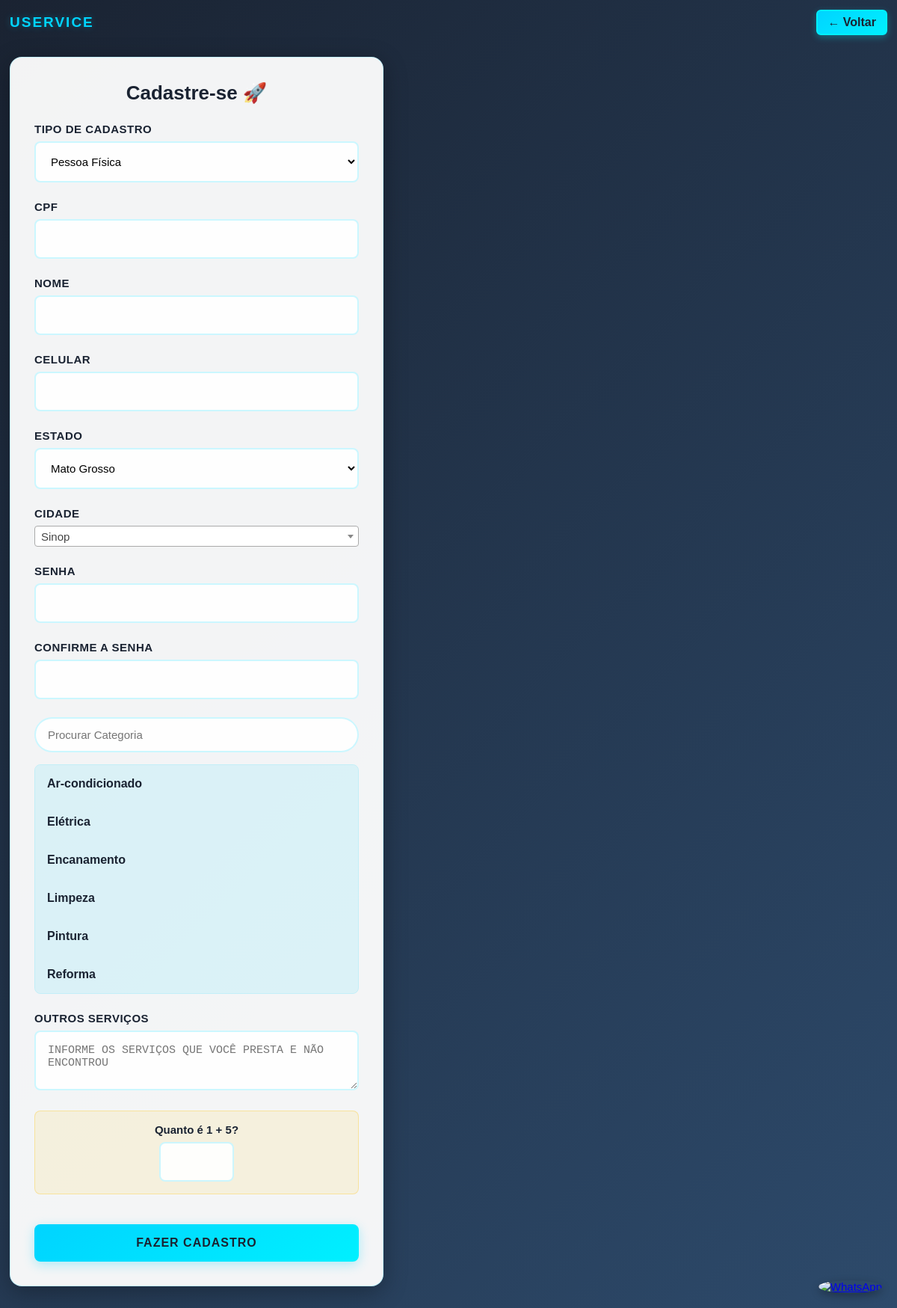
The page /cadastro.php on the database its author committed.
### tables this page shows
CREATE TABLE `grupos` (
  `codigo` int(11) NOT NULL AUTO_INCREMENT,
  `titulo` varchar(150) NOT NULL,
  PRIMARY KEY (`codigo`)
);

### cadastro.php (the view, shortened to what this page needs)
<!DOCTYPE html>
<html lang="pt-BR">
<head>
    <link rel="stylesheet" href="global-font-size.css">
    <link href="https://cdn.jsdelivr.net/npm/select2@4.1.0-rc.0/dist/css/select2.min.css" rel="stylesheet" />
</head>
<body>
            <div class="header">
        <div class="logo">USERVICE</div>
        <button class="back-btn" onclick="window.history.back()">← Voltar</button>
    </div>
    <div class="register-card">
        <h2 class="page-title">Cadastre-se 🚀</h2>
        <form id="formAuthentication" action="salvarCadastro.php" method="POST">
            <div class="form-group">
                <label for="perfil" class="form-label">Tipo de Cadastro</label>
                <select name="perfil" id="teste" class="form-select" required>
                    <option value="F">Pessoa Física</option>
                </select>
            </div>
            <div class="form-group cpff">
                <label for="cpf" class="form-label">CPF</label>
                <input
                    type="text"
                    class="form-input cpf"
                    id="cpf"
                    name="cpf"
                    onblur="validarDados('cpf', document.getElementById('cpf').value);"
                    autofocus
                />
            </div>
            <div class="form-group">
                <label for="nome" class="form-label">Nome</label>
                <input
                    type="text"
                    class="form-input"
                    name="nome"
                    required
                />
            </div>
            <div class="form-group">
                <label for="telefone" class="form-label">Celular</label>
                <input
                    type="text"
                    id="telefone"
                    class="form-input celular"
                    name="celular"
                    required
                />
            </div>
            <div class="form-group">
                <label for="estado" class="form-label">Estado</label>
                <select name="estado" id="estado" class="form-select" required>
                    <option value="MT">Mato Grosso</option>
                </select>
            </div>
            <div class="form-group">
                <label for="cidade" class="form-label">Cidade</label>
            </div>
            <div class="form-group">
                <label for="pass" class="form-label">Senha</label>
                <input id="pass"
                       type="password"
                       name="pass"
                       minlength="3"
                       class="form-input"
                       required>
            </div>
            <div class="form-group">
                <label for="confirm_pass" class="form-label">Confirme a senha</label>
                <input id="confirm_pass"
                       class="form-input"
                       type="password"
                       minlength="3"
                       name="confirm_pass"
                       required
                       onkeyup="validate_password()">
            </div>
            <div class="categories-section">
                <div class="search-container">
                    <input type="search" id="accordion_search_bar" class="search-input" placeholder="Procurar Categoria" />
                </div>
                <div class="accordion" id="accordion">
                    <?php
                    $sql = "SELECT * from grupos ORDER BY titulo asc";
                    $res = mysqli_query( $con, $sql );
                    while ( $row = mysqli_fetch_assoc( $res ) ) { ?>
                        <div class="accordion-item" id="collapse<?php echo $row['codigo']; ?>_container">
                            <div class="accordion-header" onclick="toggleAccordion('collapse<?php echo $row['codigo']; ?>')">
                                <?php echo $row['titulo']; ?>
                            </div>
                        </div>
                    <?php } ?>
                </div>
            </div>
            <div class="form-group">
                <label for="serviconao" class="form-label">Outros Serviços</label>
                <textarea class="form-textarea" name="serviconao" placeholder="INFORME OS SERVIÇOS QUE VOCÊ PRESTA E NÃO ENCONTROU"></textarea>
            </div>
            <div class="form-group enviar">
                <div class="captcha-container">
                    <div class="captcha-question">
                        Quanto é <span class="captcha"><?php echo(rand(1,9)); ?></span> + <span class="captcha"><?php echo(rand(1,9)); ?></span>?
                    </div>
                    <input name="soma" type="tel" class="form-input captcha-input" required>
                </div>
            </div>
            <div class="enviar">
                <button type="submit" class="register-button">
                    Fazer Cadastro
                </button>
            </div>
        </form>
    </div>
    <div class="whatsapp-help">
        <a href="https://api.whatsapp.com/send?phone=5566992537077&text=Ola,%20tudo%20bem?%20preciso%20de%20ajuda%20com%20o%20cadastro%20no%20site" target="_blank">
           <img src="https://images.tcdn.com.br/static_inst/integracao/imagens/whatsapp.png" alt="WhatsApp" />
        </a>
    </div>
</body>
</html>

### cadastro.php (style rules this page uses)
* { margin: 0; padding: 0; box-sizing: border-box; }
body { font-family: 'Arial', sans-serif; background: linear-gradient(135deg, #1a2332 0%, #2d4a6b 100%); min-height: 100vh; display: flex; flex-direction: column; padding: 13px; }
.header { display: flex; justify-content: space-between; align-items: center; margin-bottom: 13px; }
.logo { font-size: 19px; font-weight: bold; color: #00d4ff; text-shadow: 0 0 15px rgba(0, 212, 255, 0.3); letter-spacing: 1px; }
.back-btn { background: linear-gradient(145deg, #00d4ff, #00f0ff); border: 2px solid #00f0ff; color: #1a2332; font-size: 11px; font-weight: 600; padding: 6px 13px; border-radius: 6px; cursor: pointer; transition: all 0.3s ease; box-shadow: 0 3px 10px rgba(0, 240, 255, 0.3); }
.register-card { background: rgba(255, 255, 255, 0.95); border-radius: 16px; padding: 32px; width: 100%; max-width: 500px; box-shadow: 0 8px 32px rgba(0, 0, 0, 0.3); border: 1px solid rgba(0, 212, 255, 0.2); margin: 16px 0; }
.logo { font-size: 32px; font-weight: bold; color: #00d4ff; text-shadow: 0 0 10px rgba(0, 212, 255, 0.3); letter-spacing: 2px; }
.page-title { font-size: 24px; color: #1a2332; margin-bottom: 24px; text-align: center; }
.form-group { margin-bottom: 24px; position: relative; }
.form-label { display: block; font-size: 14px; font-weight: 600; color: #1a2332; margin-bottom: 8px; text-transform: uppercase; letter-spacing: 0.5px; }
.form-input, .form-select { width: 100%; padding: 16px; border: 2px solid rgba(0, 212, 255, 0.2); border-radius: 8px; font-size: 16px; background: rgba(255, 255, 255, 0.9); transition: all 0.3s ease; }
.form-textarea { width: 100%; padding: 16px; border: 2px solid rgba(0, 212, 255, 0.2); border-radius: 8px; font-size: 14px; background: rgba(255, 255, 255, 0.9); transition: all 0.3s ease; min-height: 80px; resize: vertical; }
.categories-section { margin: 24px 0; }
.search-container { position: relative; margin-bottom: 16px; }
.search-input { width: 100%; padding: 13px 16px; border: 2px solid rgba(0, 212, 255, 0.2); border-radius: 25px; font-size: 14px; background: rgba(255, 255, 255, 0.9); }
.accordion { border: 1px solid rgba(0, 212, 255, 0.2); border-radius: 8px; overflow: hidden; }
.accordion-item { border-bottom: 1px solid rgba(0, 212, 255, 0.1); }
.accordion-item:last-child { border-bottom: none; }
.accordion-header { background: rgba(0, 212, 255, 0.1); padding: 16px; cursor: pointer; font-weight: 600; color: #1a2332; transition: background 0.3s ease; }
.captcha-container { background: rgba(255, 193, 7, 0.1); border: 1px solid rgba(255, 193, 7, 0.3); border-radius: 8px; padding: 16px; text-align: center; }
.captcha-question { font-size: 18px; font-weight: 600; color: #1a2332; margin-bottom: 8px; }
.captcha-input { width: 100px; text-align: center; margin: 0 auto; }
.register-button { width: 100%; background: linear-gradient(145deg, #00d4ff, #00f0ff); color: #1a2332; border: none; padding: 16px; border-radius: 8px; font-size: 16px; font-weight: 600; cursor: pointer; transition: all 0.3s ease; text-transform: uppercase; letter-spacing: 1px; box-shadow: 0 4px 15px rgba(0, 212, 255, 0.3); margin-top: 16px; }
.whatsapp-help { position: fixed; bottom: 20px; right: 20px; z-index: 1000; }
.whatsapp-help img { width: 50px; height: 50px; border-radius: 50%; box-shadow: 0 4px 12px rgba(0, 0, 0, 0.3); }

### rows shown on the page
grupos: titulo "Ar-condicionado"
grupos: titulo "Elétrica"
grupos: titulo "Encanamento"
grupos: titulo "Limpeza"
grupos: titulo "Pintura"
grupos: titulo "Reforma"
